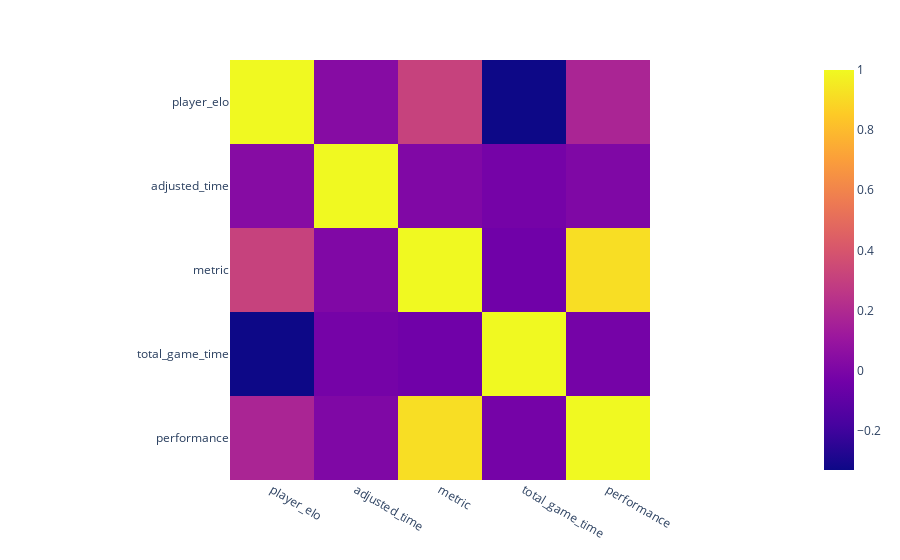

The code cell stored with this chart in its notebook:
### Code cell
#inputs player elo 
relevant_columns = ["player_elo","white_or_black_white","adjusted_time","metric","total_game_time","performance"]
fig = px.imshow(training_data[relevant_columns].corr())
fig.show()
X = training_data[["country_code","player_elo","white_or_black","adjusted_time","total_game_time"]]
y = training_data["metric"]

### Figure 1 — Plotly figure (JSON) as saved in the notebook; plotly's stock layout.template omitted (floating-point values rounded to 4 significant figures)
{"data": [{"coloraxis": "coloraxis", "hovertemplate": "x: %{x}<br>y: %{y}<br>color: %{z}<extra></extra>", "name": "0", "type": "heatmap", "x": ["player_elo", "adjusted_time", "metric", "total_game_time", "performance"], "xaxis": "x", "y": ["player_elo", "adjusted_time", "metric", "total_game_time", "performance"], "yaxis": "y", "z": [[1, 0.03645, 0.3127, -0.3307, 0.1758], [0.03645, 1, 0.01298, -0.02447, 0.009857], [0.3127, 0.01298, 1, -0.04086, 0.9144], [-0.3307, -0.02447, -0.04086, 1, -0.02415], [0.1758, 0.009857, 0.9144, -0.02415, 1]]}], "layout": {"coloraxis": {"colorscale": [[0, "#0d0887"], [0.1111, "#46039f"], [0.2222, "#7201a8"], [0.3333, "#9c179e"], [0.4444, "#bd3786"], [0.5556, "#d8576b"], [0.6667, "#ed7953"], [0.7778, "#fb9f3a"], [0.8889, "#fdca26"], [1, "#f0f921"]]}, "margin": {"t": 60}, "xaxis": {"anchor": "y", "constrain": "domain", "domain": [0, 1], "scaleanchor": "y"}, "yaxis": {"anchor": "x", "autorange": "reversed", "constrain": "domain", "domain": [0, 1]}}}
